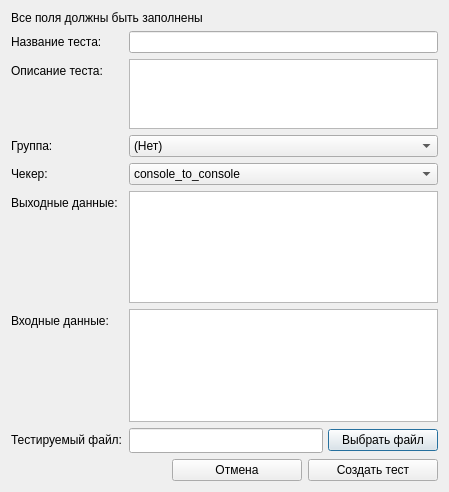
<?xml version="1.0" encoding="UTF-8"?>
<ui version="4.0">
 <class>Dialog</class>
 <widget class="QDialog" name="Dialog">
  <property name="geometry">
   <rect>
    <x>0</x>
    <y>0</y>
    <width>449</width>
    <height>492</height>
   </rect>
  </property>
  <property name="minimumSize">
   <size>
    <width>0</width>
    <height>0</height>
   </size>
  </property>
  <property name="windowTitle">
   <string>Dialog</string>
  </property>
  <layout class="QVBoxLayout" name="verticalLayout">
   <item>
    <widget class="QLabel" name="info_label">
     <property name="text">
      <string>Все поля должны быть заполнены</string>
     </property>
    </widget>
   </item>
   <item>
    <layout class="QFormLayout" name="formLayout">
     <item row="5" column="0">
      <widget class="QLabel" name="arg_1_label">
       <property name="text">
        <string>Выходные данные:</string>
       </property>
      </widget>
     </item>
     <item row="6" column="0">
      <widget class="QLabel" name="arg_2_label">
       <property name="text">
        <string>Входные данные:</string>
       </property>
      </widget>
     </item>
     <item row="4" column="0">
      <widget class="QLabel" name="checker_label">
       <property name="text">
        <string>Чекер:</string>
       </property>
      </widget>
     </item>
     <item row="1" column="0">
      <widget class="QLabel" name="title_label">
       <property name="text">
        <string>Название теста:</string>
       </property>
      </widget>
     </item>
     <item row="2" column="0">
      <widget class="QLabel" name="subtitle_label">
       <property name="text">
        <string>Описание теста:</string>
       </property>
      </widget>
     </item>
     <item row="3" column="0">
      <widget class="QLabel" name="group_label">
       <property name="text">
        <string>Группа:</string>
       </property>
      </widget>
     </item>
     <item row="1" column="1">
      <widget class="QLineEdit" name="title_input"/>
     </item>
     <item row="2" column="1">
      <widget class="QTextEdit" name="subtitle_input">
       <property name="maximumSize">
        <size>
         <width>16777215</width>
         <height>75</height>
        </size>
       </property>
       <property name="html">
        <string>&lt;!DOCTYPE HTML PUBLIC &quot;-//W3C//DTD HTML 4.0//EN&quot; &quot;http://www.w3.org/TR/REC-html40/strict.dtd&quot;&gt;
&lt;html&gt;&lt;head&gt;&lt;meta name=&quot;qrichtext&quot; content=&quot;1&quot; /&gt;&lt;style type=&quot;text/css&quot;&gt;
p, li { white-space: pre-wrap; }
&lt;/style&gt;&lt;/head&gt;&lt;body style=&quot; font-family:'MS Shell Dlg 2'; font-size:8.25pt; font-weight:400; font-style:normal;&quot;&gt;
&lt;p style=&quot;-qt-paragraph-type:empty; margin-top:0px; margin-bottom:0px; margin-left:0px; margin-right:0px; -qt-block-indent:0; text-indent:0px;&quot;&gt;&lt;br /&gt;&lt;/p&gt;&lt;/body&gt;&lt;/html&gt;</string>
       </property>
      </widget>
     </item>
     <item row="3" column="1">
      <widget class="QComboBox" name="group_input">
       <item>
        <property name="text">
         <string>(Нет)</string>
        </property>
       </item>
       <item>
        <property name="text">
         <string>Группа 1</string>
        </property>
       </item>
      </widget>
     </item>
     <item row="4" column="1">
      <widget class="QComboBox" name="checker_input">
       <item>
        <property name="text">
         <string>console_to_console</string>
        </property>
       </item>
       <item>
        <property name="text">
         <string>console_to_file</string>
        </property>
       </item>
      </widget>
     </item>
     <item row="5" column="1">
      <widget class="QPlainTextEdit" name="arg_1_text_input">
       <property name="minimumSize">
        <size>
         <width>0</width>
         <height>75</height>
        </size>
       </property>
      </widget>
     </item>
     <item row="6" column="1">
      <widget class="QPlainTextEdit" name="arg_2_text_input">
       <property name="minimumSize">
        <size>
         <width>0</width>
         <height>75</height>
        </size>
       </property>
      </widget>
     </item>
     <item row="7" column="0">
      <widget class="QLabel" name="path_label">
       <property name="text">
        <string>Тестируемый файл:</string>
       </property>
      </widget>
     </item>
     <item row="7" column="1">
      <layout class="QHBoxLayout" name="horizontalLayout">
       <property name="spacing">
        <number>5</number>
       </property>
       <item>
        <widget class="QLineEdit" name="path_input">
         <property name="minimumSize">
          <size>
           <width>0</width>
           <height>25</height>
          </size>
         </property>
        </widget>
       </item>
       <item>
        <widget class="QPushButton" name="path_btn">
         <property name="minimumSize">
          <size>
           <width>110</width>
           <height>0</height>
          </size>
         </property>
         <property name="cursor">
          <cursorShape>PointingHandCursor</cursorShape>
         </property>
         <property name="text">
          <string>Выбрать файл</string>
         </property>
        </widget>
       </item>
      </layout>
     </item>
    </layout>
   </item>
   <item>
    <layout class="QHBoxLayout" name="horizontalLayout_2">
     <item>
      <spacer name="horizontalSpacer">
       <property name="orientation">
        <enum>Qt::Horizontal</enum>
       </property>
       <property name="sizeHint" stdset="0">
        <size>
         <width>40</width>
         <height>20</height>
        </size>
       </property>
      </spacer>
     </item>
     <item>
      <widget class="QPushButton" name="cancel_btn">
       <property name="minimumSize">
        <size>
         <width>130</width>
         <height>0</height>
        </size>
       </property>
       <property name="focusPolicy">
        <enum>Qt::StrongFocus</enum>
       </property>
       <property name="text">
        <string>Отмена</string>
       </property>
      </widget>
     </item>
     <item>
      <widget class="QPushButton" name="create_test_btn">
       <property name="minimumSize">
        <size>
         <width>130</width>
         <height>0</height>
        </size>
       </property>
       <property name="text">
        <string>Создать тест</string>
       </property>
      </widget>
     </item>
    </layout>
   </item>
  </layout>
 </widget>
 <resources/>
 <connections/>
</ui>
